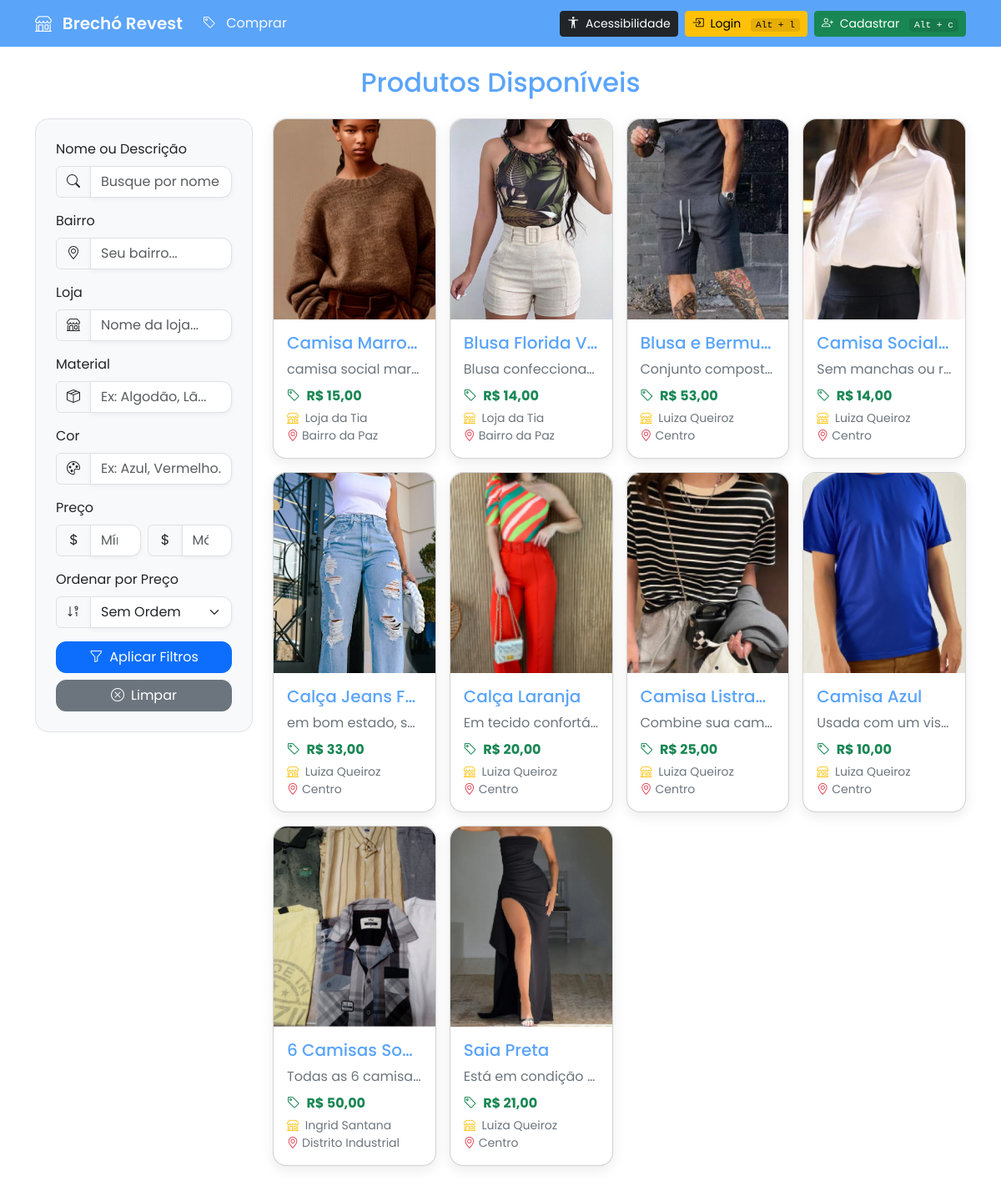
The app's page /listar_produtos.php, older data.
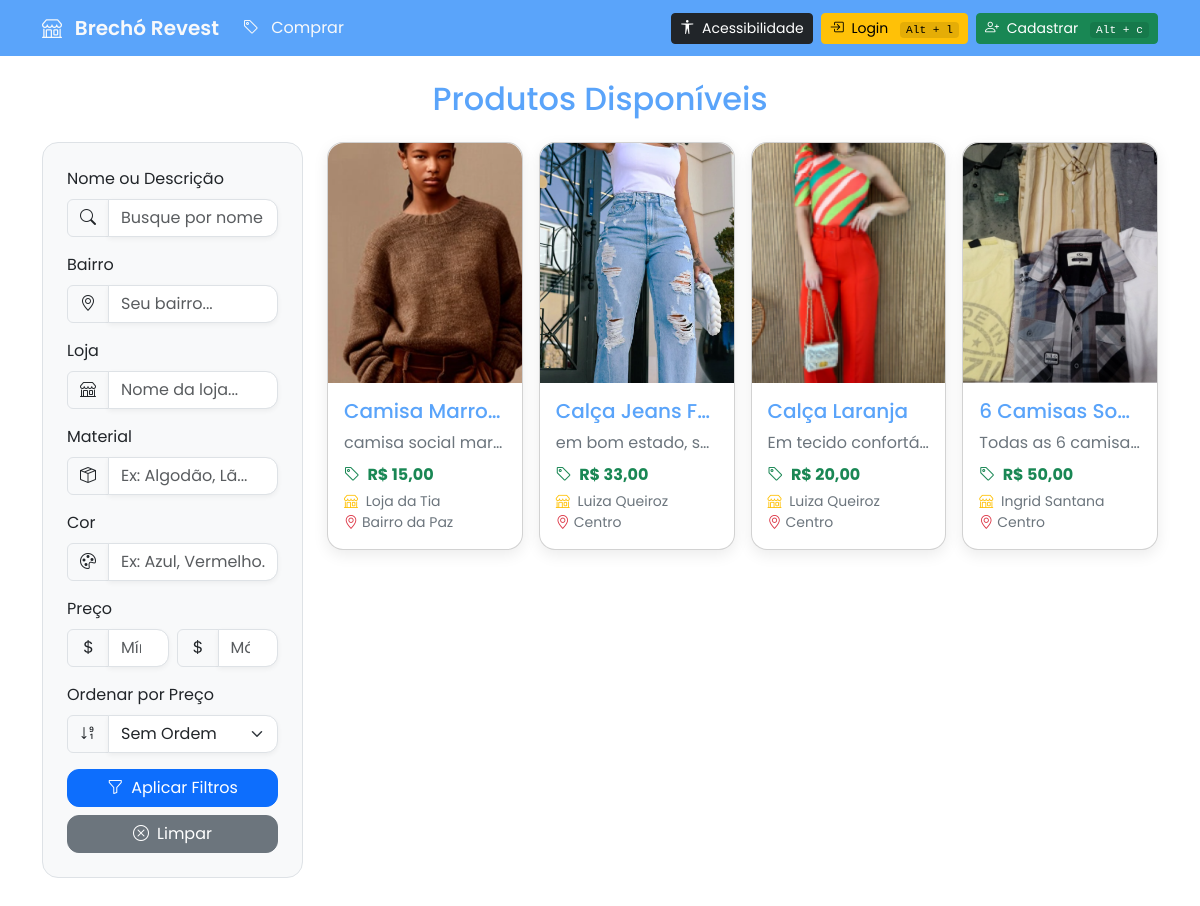
The same page, newer data.
### tables this page shows
CREATE TABLE `produtos` (
  `id` int(11) NOT NULL,
  `nome` varchar(255) NOT NULL,
  `descricao` text DEFAULT NULL,
  `preco` decimal(10,2) DEFAULT NULL,
  `imagem` text DEFAULT NULL,
  `data_cadastro` timestamp NOT NULL DEFAULT current_timestamp(),
  `tamanho` varchar(50) DEFAULT NULL,
  `telefone` varchar(50) DEFAULT NULL,
  `pagamento` varchar(255) DEFAULT NULL,
  `usuario_id` int(11) DEFAULT NULL,
  `status_reserva` enum('disponivel','reservado','vendido') NOT NULL DEFAULT 'disponivel',
  `tipo_roupa` varchar(50) DEFAULT NULL,
  `estilo` varchar(50) DEFAULT NULL,
  `cor` varchar(50) DEFAULT NULL,
  `materiais` varchar(255) DEFAULT NULL,
  `bairro` varchar(255) DEFAULT NULL,
  `status` varchar(20) DEFAULT 'disponivel',
  `comprador_id` int(11) DEFAULT NULL
);

CREATE TABLE `usuarios` (
  `id` int(11) NOT NULL,
  `nome` varchar(255) DEFAULT NULL,
  `email` varchar(255) DEFAULT NULL,
  `senha` varchar(255) DEFAULT NULL,
  `tipo` enum('usuario','loja') DEFAULT 'usuario',
  `telefone` varchar(20) DEFAULT NULL,
  `instagram` varchar(255) DEFAULT NULL,
  `facebook` varchar(255) DEFAULT NULL,
  `tiktok` varchar(255) DEFAULT NULL,
  `twitter` varchar(255) DEFAULT NULL,
  `whatsapp` varchar(255) DEFAULT NULL,
  `first_login` tinyint(1) DEFAULT 1,
  `nome_loja` varchar(255) DEFAULT NULL,
  `foto_perfil` varchar(255) DEFAULT NULL,
  `cep` varchar(10) DEFAULT NULL,
  `rua` varchar(255) DEFAULT NULL,
  `numero` varchar(20) DEFAULT NULL,
  `complemento` varchar(255) DEFAULT NULL,
  `bairro` varchar(255) DEFAULT NULL,
  `cidade` varchar(255) DEFAULT NULL,
  `estado` varchar(50) DEFAULT NULL,
  `reset_token` varchar(255) DEFAULT NULL,
  `reset_token_exp` datetime DEFAULT NULL,
  `reset_code` varchar(10) DEFAULT NULL,
  `reset_code_exp` datetime DEFAULT NULL,
  `senha_seguranca` varchar(255) DEFAULT NULL
);

### public/listar_produtos.php (called while the page is built, shortened)
<?php
include __DIR__ . '/../app/core/conexao.php';
include __DIR__ . '/../app/includes/header.php';
include __DIR__ . '/../app/logic/filtro_produto.php';
include __DIR__ . '/../app/views/filtro_produto.php';
?>

### app/logic/filtro_produto.php (called while the page is built, shortened)
<?php
require_once __DIR__ . '/../core/conexao.php';
$preco_ordem = $_GET['preco_ordem'] ?? '';
$sql = "SELECT
            p.id,
            p.nome,
            p.preco,
            p.imagem,
            p.materiais,
            p.descricao,
            u.id AS usuario_id,
            u.nome AS vendedor,
            u.bairro AS bairro_loja
        FROM produtos p
        JOIN usuarios u ON p.usuario_id = u.id
        WHERE p.status_reserva = 'disponivel'";
if ($preco_ordem === 'asc') {
    $sql .= " ORDER BY p.preco ASC";
} elseif ($preco_ordem === 'desc') {
    $sql .= " ORDER BY p.preco DESC";
} else {
    $sql .= " ORDER BY p.data_cadastro DESC";
}
$stmt = $con->prepare($sql);
$stmt->execute();
$resultado = $stmt->get_result();
?>

### app/views/filtro_produto.php (the view, shortened to what the changed rows need)
<!DOCTYPE html>
<html lang="pt-br">
<head>
</head>
<body>
<main class="container my-4">
    <h2 class="mb-4 text-center text-primary">Produtos Disponíveis</h2>
    <div class="row">
        <div class="col-12 col-lg-9">
            <?php if ($resultado->num_rows > 0): ?>
                <div class="row row-cols-2 row-cols-sm-3 row-cols-md-3 row-cols-lg-4 g-3">
                    <?php while ($row = $resultado->fetch_assoc()):
                        $imagens = !empty($row['imagem']) ? unserialize($row['imagem']) : [];
                        $imagem_preview = (!empty($imagens) && is_array($imagens) && file_exists('../public/uploads/' . $imagens[0]))
                            ? '../public/uploads/' . $imagens[0]
                            : '../public/assets/imagens/placeholder.png';
                    ?>
                        <div class="col">
                            <div class="card h-100 rounded-4 card-hover-effect">
                                <a href="ver_produto.php?id=<?= $row['id'] ?>" class="text-decoration-none text-dark">
                                    <img src="<?= htmlspecialchars($imagem_preview) ?>" class="card-img-top img-fluid rounded-top-4" alt="<?= htmlspecialchars($row['nome']) ?>" style="height:240px; object-fit:cover;">
                                    <div class="card-body d-flex flex-column p-3">
                                        <h5 class="card-title text-truncate text-info"><?= htmlspecialchars($row['nome']) ?></h5>
                                        <p class="card-text text-truncate mb-2 text-secondary"><?= htmlspecialchars($row['descricao']) ?></p>
                                        <p class="fw-bold mb-1 text-success"><i class="bi bi-tag me-1"></i> R$ <?= number_format($row['preco'], 2, ',', '.') ?></p>
                                        <p class="text-muted small mb-0"><i class="bi bi-shop me-1 text-warning"></i>
                                            <a href="perfil_loja.php?id=<?= $row['usuario_id'] ?>" class="text-decoration-none text-secondary"><?= htmlspecialchars($row['vendedor']) ?></a>
                                        </p>
                                        <p class="text-muted small mb-0"><i class="bi bi-geo-alt me-1 text-danger"></i><span class="text-secondary"><?= htmlspecialchars($row['bairro_loja'] ?? 'Não informado') ?></span></p>
                                    </div>
                                </a>
                            </div>
                        </div>
                    <?php endwhile; ?>
                </div>
            <?php else: ?>
                <p class="alert alert-info text-center">Nenhum produto encontrado com os filtros selecionados.</p>
            <?php endif; ?>
        </div>
    </div>
</main>
</body>
</html>

Row changes from the older to the newer data that the page shows:
no longer on this page (row edited): produtos: shows a picture, nome "Blusa Florida V…", descricao "Blusa confecciona…", preco "14,00", usuario.nome "Loja da Tia", usuario.bairro "Bairro da Paz"
no longer on this page (row edited): produtos: shows a picture, nome "Blusa e Bermu…", descricao "Conjunto compost…", preco "53,00", usuario.nome "Luiza Queiroz", usuario.bairro "Centro"
no longer on this page (row edited): produtos: shows a picture, nome "Camisa Social…", descricao "Sem manchas ou r…", preco "14,00", usuario.nome "Luiza Queiroz", usuario.bairro "Centro"
no longer on this page (row edited): produtos: shows a picture, nome "Camisa Listra…", descricao "Combine sua cam…", preco "25,00", usuario.nome "Luiza Queiroz", usuario.bairro "Centro"
no longer on this page (row edited): produtos: shows a picture, nome "Camisa Azul", descricao "Usada com um vis…", preco "10,00", usuario.nome "Luiza Queiroz", usuario.bairro "Centro"
no longer on this page (row edited): produtos: shows a picture, nome "Saia Preta", descricao "Está em condição…", preco "21,00", usuario.nome "Luiza Queiroz", usuario.bairro "Centro"
changed through a linked row, produtos "6 Camisas So…": usuario.bairro "Distrito Industrial" → "Centro"
